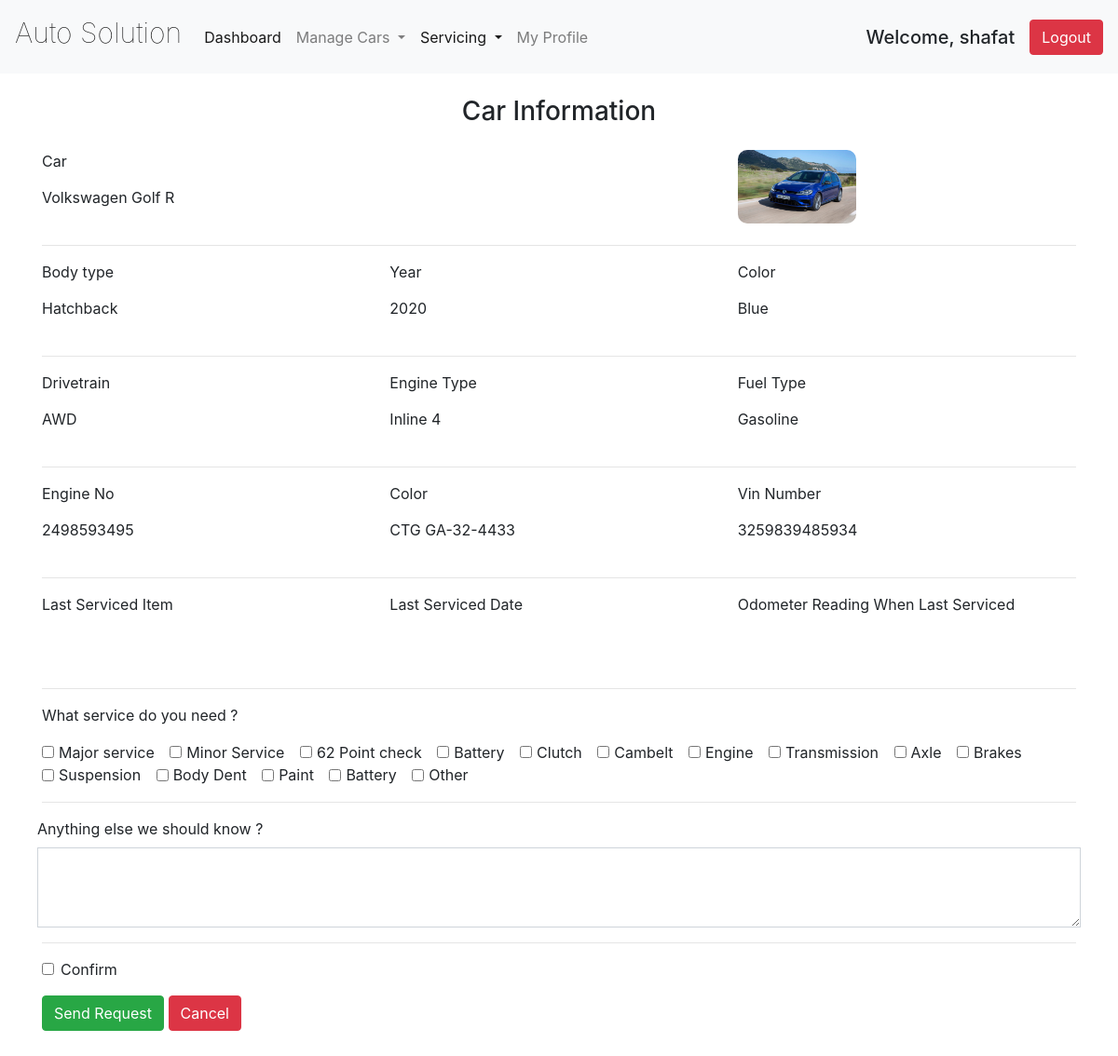
Screenshot of /views/user_service_request.php?car_id=29 (signed in) with the database file from the repository.
### tables this page shows
CREATE TABLE `car` (
  `car_id` int(12) NOT NULL,
  `user_id` int(12) NOT NULL,
  `username` varchar(50) NOT NULL,
  `car_make` varchar(50) NOT NULL,
  `car_model` varchar(50) NOT NULL,
  `trim` varchar(50) DEFAULT NULL,
  `body_type` varchar(50) NOT NULL,
  `year` int(10) NOT NULL,
  `color` varchar(50) DEFAULT NULL,
  `drivetrain` varchar(50) NOT NULL,
  `engine_type` varchar(50) NOT NULL,
  `fuel_type` varchar(50) NOT NULL,
  `engine_no` varchar(50) NOT NULL,
  `registration_no` varchar(50) NOT NULL,
  `vin_no` varchar(50) DEFAULT NULL,
  `image` varchar(500) DEFAULT '../storage/no_image.jpg',
  `last_serviced_item` varchar(100) DEFAULT NULL,
  `last_serviced_date` date DEFAULT NULL,
  `last_serviced_odo` varchar(12) DEFAULT NULL
);

### models/database_crud.php (called while the page is built, shortened)
<?php
	 $serverName="localhost";
	 $userName="root";
	 $password="";
	 $dbName="auto_solution";
	function get($query)
	{
        $data=array();
		global $serverName,$userName,$password,$dbName;
		$conn = mysqli_connect( $serverName, $userName, $password, $dbName);
        $result=mysqli_query($conn,$query);
        if(mysqli_num_rows($result) > 0)
        {
            while($row = mysqli_fetch_assoc($result))
            {
                $entity=array();
                foreach($row as $k=>$v)
                {
                    $entity[$k] = $row[$k];
                }
                $data[] = $entity;
            }
        }
		return $data;
	}
?>

### controllers/car_controller.php (called while the page is built, shortened)
<?php
require_once "../models/database_crud.php";
  function getCar($car_id)
  {
    $query="SELECT * FROM car WHERE car_id = $car_id";
    $car=get($query);
    return $car[0];
  }
?>

### views/user_service_request.php (the view, shortened to what this page needs)
<?php
include '../controllers/car_controller.php';
$cid = $_GET["car_id"];
$car=getCar($cid);
?>
<!DOCTYPE html>
<html lang="en">
<head>
  <link rel="stylesheet" href="../css/bootstrap.css">
 <link rel="stylesheet" href="styles/mystyle.css">
</head>
<body>
  <header>
    <div class="mynav">
      <nav class="navbar navbar-expand-lg navbar-light bg-light">
      <a class="navbar-brand mb-2" href="user_dashboard.php">Auto Solution</a>
      <div class="collapse navbar-collapse" id="navbarSupportedContent">
        <ul class="navbar-nav mr-auto">
          <li class="nav-item active">
            <a class="nav-link" href="user_dashboard.php">Dashboard<span class="sr-only">(current)</span></a>
          </li>
					<li class="nav-item dropdown">
            <a class="nav-link dropdown-toggle" href="#" id="navbarDropdown" role="button" data-toggle="dropdown" aria-haspopup="true" aria-expanded="false">
              Manage Cars
            </a>
          </li>
          <li class="nav-item dropdown active">
            <a class="nav-link dropdown-toggle" href="#" id="navbarDropdown" role="button" data-toggle="dropdown" aria-haspopup="true" aria-expanded="false">
              Servicing
            </a>
          </li>
          <li class="nav-item">
            <a class="nav-link" href="user_profile.php">My Profile</a>
          </li>
        </ul>
      <h5 class="my-sm-2 mr-lg-2">Welcome, <?php echo $_SESSION['username'];?> </h5>
      <a class="btn btn-danger my-sm-2 ml-lg-2 "href="../controllers/logout.php">Logout</a>
     </div>
    </nav>
  </div>
</header>
<h3 class="display-5 text-center my-4">Car Information</h3>
<div class="container">
  <form class="needs-validation" method="post" action="../controllers/service_request_controller.php" enctype="multipart/form-data" novalidate>
  <div class="form-row">
    <div class="col-md-8 mb-3">
      <fieldset >
      <label for="validationCustom01">Car</label>
      <input type="text" name="car_detail" readonly value="<?php echo $car["car_make"]?> <?php echo $car["car_model"]?> <?php echo $car["trim"]?>" class="form-control-plaintext" id="validationCustom01" placeholder="" required>
    </div>
      <div class="col-md-4">
        <img type="image" readonly src="<?php echo $car["image"]?>" style="max-width: 35%; border-radius:10px;" class="plaintext">
      </div>
  </div><hr>
  <div class="form-row">
    <div class="col-md-4 mb-3">
      <fieldset >
      <label for="validationCustom01">Body type</label>
      <input type="text" name="body_type" readonly value="<?php echo $car["body_type"]?>" class="form-control-plaintext" id="validationCustom01" placeholder="" required>
    </div>
      <div class="col-md-4 mb-3">
        <fieldset >
        <label for="validationCustom01">Year</label>
        <input type="text" name="year" readonly value="<?php echo $car["year"]?>" class="form-control-plaintext" id="validationCustom01" placeholder="" required>
      </div>
      <div class="col-md-4 mb-3">
        <fieldset >
        <label for="validationCustom01">Color</label>
        <input type="text" name="color" readonly value="<?php echo $car["color"]?>" class="form-control-plaintext" id="validationCustom01" placeholder="" required>
      </div>
  </div><hr>
  <div class="form-row">
    <div class="col-md-4 mb-3">
      <fieldset >
      <label for="validationCustom01">Drivetrain</label>
      <input type="text" name="drivetrain" readonly value="<?php echo $car["drivetrain"]?>" class="form-control-plaintext" id="validationCustom01" placeholder="" required>
    </div>
      <div class="col-md-4 mb-3">
        <fieldset >
        <label for="validationCustom01">Engine Type</label>
        <input type="text" name="engine_type" readonly value="<?php echo $car["engine_type"]?>" class="form-control-plaintext" id="validationCustom01" placeholder="" required>
      </div>
      <div class="col-md-4 mb-3">
        <fieldset >
        <label for="validationCustom01">Fuel Type</label>
        <input type="text" name="fuel_type" readonly value="<?php echo $car["fuel_type"]?>" class="form-control-plaintext" id="validationCustom01" placeholder="" required>
      </div>
  </div><hr>
  <div class="form-row">
    <div class="col-md-4 mb-3">
      <label for="validationCustom01">Engine No</label>
      <input type="text" name="engine_no" readonly value="<?php echo $car["engine_no"]?>" class="form-control-plaintext" id="validationCustom01" placeholder="" required>
    </div>
    <div class="col-md-4 mb-3">
      <fieldset >
      <label for="validationCustom01">Color</label>
      <input type="text" name="registration_no" readonly value="<?php echo $car["registration_no"]?>" class="form-control-plaintext" id="validationCustom01" placeholder="" required>
    </div>
    <div class="col-md-4 mb-3">
      <fieldset>
      <label for="validationCustom01">Vin Number</label>
      <input type="text" name="vin_no" readonly value="<?php echo $car["vin_no"]?>" class="form-control-plaintext" id="validationCustom01" placeholder="" required>
    </div>
  </div><hr>
  <div class="form-row">
    <div class="col-md-4 mb-3">
      <fieldset>
      <label for="validationCustom01">Last Serviced Item</label>
      <input type="text" name="last_serviced_item" readonly value="<?php echo $car["last_serviced_item"]?>" class="form-control-plaintext" id="validationCustom01" placeholder="" required>
    </div>
    <div class="col-md-4 mb-3">
      <fieldset>
      <label for="validationCustom01">Last Serviced Date</label>
      <input type="text" name="last_serviced_date" readonly value="<?php echo $car["last_serviced_date"]?>" class="form-control-plaintext" id="validationCustom01" placeholder="" required>
    </div>
    <div class="col-md-4 mb-3">
      <fieldset>
      <label for="validationCustom01">Odometer Reading When Last Serviced</label>
      <input type="text" name="last_serviced_odo" readonly value="<?php echo $car["last_serviced_odo"]?>" class="form-control-plaintext" id="validationCustom01" placeholder="" required>
    </div>
  </div><hr>
  <p>What service do you need ?</p>
	<div class="for-row mb-3">
		<div class="form-check form-check-inline">
  <input class="form-check-input" type="checkbox" id="inlineCheckbox1" name="service[ ]" value="[Major service]">
  <label class="form-check-label" for="inlineCheckbox1">Major service</label>
</div>
<div class="form-check form-check-inline">
  <input class="form-check-input" type="checkbox" id="inlineCheckbox2" name="service[ ]" value="[Minor service]">
  <label class="form-check-label" for="inlineCheckbox2">Minor Service</label>
</div>
<div class="form-check form-check-inline">
  <input class="form-check-input" type="checkbox" id="inlineCheckbox3" name="service[ ]" value="[62 Point check]">
  <label class="form-check-label" for="inlineCheckbox3">62 Point check</label>
</div>
<div class="form-check form-check-inline">
  <input class="form-check-input" type="checkbox" id="inlineCheckbox4" name="service[ ]" value="[Battery]">
  <label class="form-check-label" for="inlineCheckbox4">Battery</label>
</div>
<div class="form-check form-check-inline">
  <input class="form-check-input" type="checkbox" id="inlineCheckbox5" name="service[ ]" value="[Clutch]">
  <label class="form-check-label" for="inlineCheckbox5">Clutch</label>
</div>
<div class="form-check form-check-inline">
  <input class="form-check-input" type="checkbox" id="inlineCheckbox6" name="service[ ]" value="[Cambelt]">
  <label class="form-check-label" for="inlineCheckbox6">Cambelt</label>
</div>
<div class="form-check form-check-inline">
  <input class="form-check-input" type="checkbox" id="inlineCheckbox7" name="service[ ]" value="[Engine]">
  <label class="form-check-label" for="inlineCheckbox7">Engine</label>
</div>
<div class="form-check form-check-inline">
  <input class="form-check-input" type="checkbox" id="inlineCheckbox8" name="service[ ]" value="[Transmission]">
  <label class="form-check-label" for="inlineCheckbox8">Transmission</label>
</div>
<div class="form-check form-check-inline">
  <input class="form-check-input" type="checkbox" id="inlineCheckbox9" name="service[ ]" value="[Axle]">
  <label class="form-check-label" for="inlineCheckbox9">Axle</label>
</div>
<div class="form-check form-check-inline">
  <input class="form-check-input" type="checkbox" id="inlineCheckbox10" name="service[ ]" value="[Brakes]">
  <label class="form-check-label" for="inlineCheckbox10">Brakes</label>
</div>
<div class="form-check form-check-inline">
  <input class="form-check-input" type="checkbox" id="inlineCheckbox11" name="service[ ]" value="[Suspension]">
  <label class="form-check-label" for="inlineCheckbox11">Suspension</label>
</div>
<div class="form-check form-check-inline">
  <input class="form-check-input" type="checkbox" id="inlineCheckbox12" name="service[ ]" value="[Body dent]">
  <label class="form-check-label" for="inlineCheckbox12">Body Dent</label>
</div>
<div class="form-check form-check-inline">
  <input class="form-check-input" type="checkbox" id="inlineCheckbox13" name="service[ ]" value="[Paint]">
  <label class="form-check-label" for="inlineCheckbox13">Paint</label>
</div>
<div class="form-check form-check-inline">
  <input class="form-check-input" type="checkbox" id="inlineCheckbox14" name="service[ ]" value="[Battery]">
  <label class="form-check-label" for="inlineCheckbox14">Battery</label>
</div>
<div class="form-check form-check-inline">
  <input class="form-check-input" type="checkbox" id="inlineCheckbox15" name="service[ ]" value="[Other]">
  <label class="form-check-label" for="inlineCheckbox15">Other</label>
</div>
</div><hr>
  <div class="form-row">
    <label for="exampleFormControlTextarea1">Anything else we should know ?</label>
  <textarea class="form-control rounded-0" name="message" id="exampleFormControlTextarea1" rows="3"></textarea>
</div><hr>
  <div class="form-group">
    <div class="form-check">
      <input class="form-check-input" type="checkbox" value="" id="invalidCheck" required>
      <label class="form-check-label" for="invalidCheck">
        Confirm
      </label>
    </div>
  </div>
  <button class="btn btn-success" name="add_service_request" type="submit">Send Request</button>
  <a class="btn btn-danger" href="../views/user_manage_car.php" role="button">Cancel</a>
</form>
</body>
</html>

### views/styles/mystyle.css (style rules this page uses)
.navbar .navbar-brand { font-weight: lighter; font-size: 0.8cm; }

### rows the page displays
car: car_detail "Volkswagen Golf R", image (picture), body_type "Hatchback", year "2020", color "Blue", drivetrain "AWD", engine_type "Inline 4", fuel_type "Gasoline", engine_no "2498593495", registration_no "CTG GA-32-4433", vin_no "3259839485934"

### other values shown
$_SESSION['username'] "shafat"
